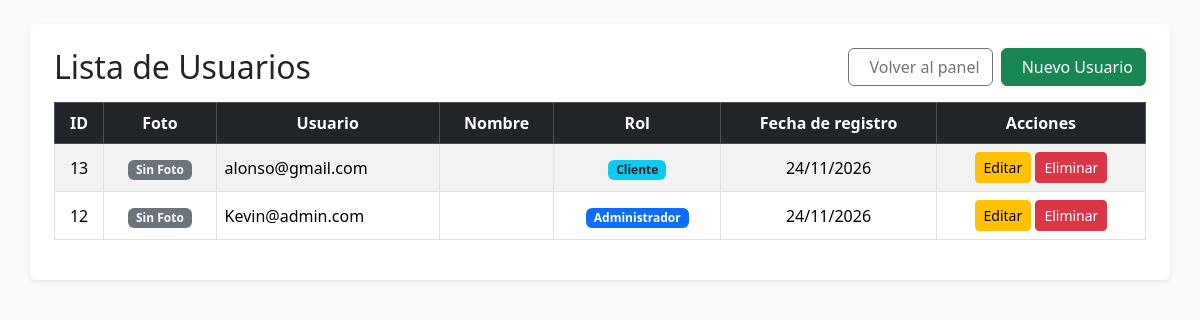
Screenshot of /src/controllers/list/listar-usuarios.php (signed in) with the database file from the repository.
### tables this page shows
CREATE TABLE usuarios (
    id         INT UNSIGNED AUTO_INCREMENT PRIMARY KEY,
    usuario    VARCHAR(50)  NOT NULL UNIQUE,
    nombre     VARCHAR(100) NOT NULL DEFAULT '',
    password   VARCHAR(255) NOT NULL,                       
    rol        ENUM('admin', 'cliente') NOT NULL DEFAULT 'cliente', 
    foto       VARCHAR(255) NULL,                           
    creado_en  TIMESTAMP    NOT NULL DEFAULT CURRENT_TIMESTAMP
);

### src/controllers/list/listar-usuarios.php (the view, shortened to what this page needs)
<?php
require_once __DIR__ . '/../../conexion/conexion.php';
$sql = "SELECT id, usuario, nombre, rol, foto, creado_en FROM usuarios ORDER BY id DESC";
$stmt = $conexion->prepare($sql);
$stmt->execute();
$usuarios = $stmt->fetchAll(PDO::FETCH_ASSOC);
$rutaFotos = __DIR__ . '/../../../assets/imgs/usuarios/';
$urlFotos  = '/assets/imgs/usuarios/';
?>
<!DOCTYPE html>
<html lang="es">
<head>
    <link href="https://cdn.jsdelivr.net/npm/bootstrap@5.3.3/dist/css/bootstrap.min.css" rel="stylesheet">
    <link rel="stylesheet" href="https://cdn-uicons.flaticon.com/4.0.0/uicons-regular-rounded/css/uicons-regular-rounded.css">
</head>
<body class="bg-light p-4">
<div class="container bg-white p-4 rounded shadow-sm">
    <div class="d-flex justify-content-between align-items-center mb-3">
        <h2 class="mb-0">Lista de Usuarios</h2>
        <div class="d-flex gap-2">
            <a href="/admin/index.php" class="btn btn-outline-secondary d-flex align-items-center gap-2"><i class="fi fi-rr-arrow-left d-flex"></i> Volver al panel</a>
            <a href="../add/agregar-usuario.php" class="btn btn-success d-flex align-items-center gap-2"><i class="fi fi-rr-plus d-flex"></i> Nuevo Usuario</a>
        </div>
    </div>
    <table class="table table-bordered table-striped align-middle">
        <thead class="table-dark text-center">
            <tr>
                <th>ID</th>
                <th>Foto</th>
                <th>Usuario</th>
                <th>Nombre</th>
                <th>Rol</th>
                <th>Fecha de registro</th>
                <th>Acciones</th>
            </tr>
        </thead>
        <tbody>
            <?php foreach ($usuarios as $usu): ?>
            <tr>
                <td class="text-center"><?= $usu['id'] ?></td>
                <td class="text-center">
                    <?php if (!empty($usu['foto']) && file_exists($rutaFotos . $usu['foto'])): ?>
                        <img src="<?= $urlFotos . htmlspecialchars($usu['foto']) ?>" width="50" height="50" class="rounded-circle object-fit-cover border">
                    <?php else: ?>
                        <span class="badge bg-secondary">Sin Foto</span>
                    <?php endif; ?>
                </td>
                <td><?= htmlspecialchars($usu['usuario']) ?></td>
                <td><?= htmlspecialchars($usu['nombre']) ?></td>
                <td class="text-center">
                    <?php if ($usu['rol'] === 'admin'): ?>
                        <span class="badge bg-primary">Administrador</span>
                    <?php else: ?>
                        <span class="badge bg-info text-dark">Cliente</span>
                    <?php endif; ?>
                </td>
                <td class="text-center"><?= date('d/m/Y', strtotime($usu['creado_en'])) ?></td>
                <td class="text-center">
                    <a href="../update/editar-usuario.php?id=<?= $usu['id'] ?>" class="btn btn-warning btn-sm">Editar</a>
                    <a href="../delete/eliminar-usuario.php?id=<?= $usu['id'] ?>" class="btn btn-danger btn-sm" onclick="return confirm('¿Deseas eliminar este usuario y su foto?');">Eliminar</a>
                </td>
            </tr>
            <?php endforeach; ?>
        </tbody>
    </table>
</div>
</body>
</html>

### rows the page displays
usuarios: id "13", shows "Sin Foto", usuario "alonso@gmail.com", rol "Cliente", creado_en "24/11/2026"
usuarios: id "12", shows "Sin Foto", usuario "Kevin@admin.com", rol "Administrador", creado_en "24/11/2026"
